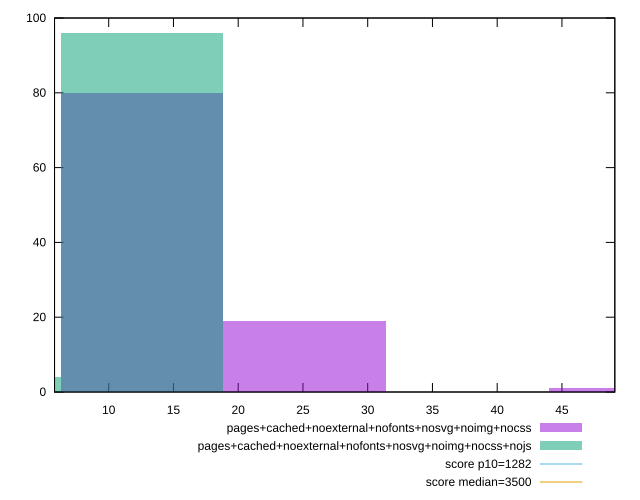

This chart was generated by the following gnuplot code:
reset

$pagesCachedNoexternalNofontsNosvgNoimgNocss <<EOF
12.571445018035671 80
25.142890036071343 19
50.285780072142686 1
EOF

$pagesCachedNoexternalNofontsNosvgNoimgNocssNojs <<EOF
12.571445018035671 96
0 4
EOF

set key outside below
set boxwidth 12.571445018035671
set xrange [5.816000000000001:49.08399999999998]
set yrange [0:100]
set trange [0:100]
set style fill transparent solid 0.5 noborder

set parametric
set terminal svg size 640, 500 enhanced background rgb 'white'
set output "reprap/bootup-time/comparison/histogram/12_vs_13.svg"

plot $pagesCachedNoexternalNofontsNosvgNoimgNocss title "pages+cached+noexternal+nofonts+nosvg+noimg+nocss" with boxes, \
     $pagesCachedNoexternalNofontsNosvgNoimgNocssNojs title "pages+cached+noexternal+nofonts+nosvg+noimg+nocss+nojs" with boxes, \
     1282,t title "score p10=1282", \
     3500,t title "score median=3500"

reset
